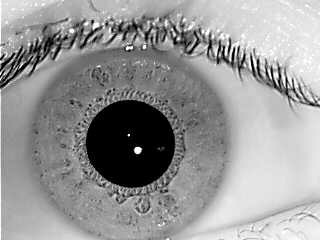
#> input picture Section5/eye.jpeg, 320 x 240 px
$ python houghCircle.py
#> lines starting #> are read from the running program, lines starting #| are printed output that depends on the picture; after the words box and inside, x2 and y2 are one past the last pixel; in counts of white or black regions, pixels touching at a corner belong together
import cv2
import numpy as np

# Read image as gray-scale
img = cv2.imread('eye.jpeg', cv2.IMREAD_COLOR)
#> img is the input picture: shape (240, 320, 3); min 0, max 255, mean 150.8
# Convert to gray-scale
gray = cv2.cvtColor(img, cv2.COLOR_BGR2GRAY)
# Blur the image to reduce noise
img_blur=cv2.bilateralFilter(gray,9,75,75)
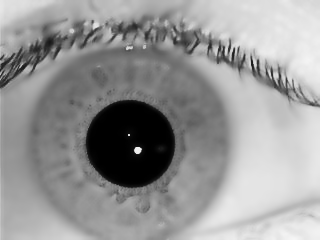
#> img_blur: shape (240, 320); min 0, max 246, mean 150.8
img_blur = cv2.medianBlur(img_blur, 5)
# Apply hough transform on the image
circles = cv2.HoughCircles(img_blur, cv2.HOUGH_GRADIENT, 1, img.shape[0]/64, param1=200, param2=10, minRadius=35, maxRadius=35)
#> circles = [[122.5, 139.5, 36.4], [135.5, 149.5, 36.4], [136.5, 138.5, 36.4]]
# Draw detected circles
if circles is not None:
    circles = np.uint16(np.around(circles))
#> circles = [[122, 140, 36], [136, 150, 36], [136, 138, 36]]
    for i in circles[0, :]:
        # Draw outer circle
        cv2.circle(img, (i[0], i[1]), i[2], (0, 255, 0), 2)
        # Draw inner circle
        cv2.circle(img, (i[0], i[1]), 2, (0, 0, 255), 3)
#> this loop made 3 passes
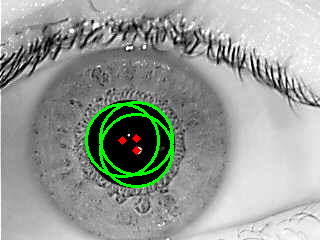
#> img: shape (240, 320, 3); 2.59% of pixels changed, all inside (x1, y1, x2, y2) = (85, 101, 174, 188)
    cv2.imshow("circle", img)
    cv2.waitKey(0)

$ run again, with Section5/face.jpeg copied over Section5/eye.jpeg
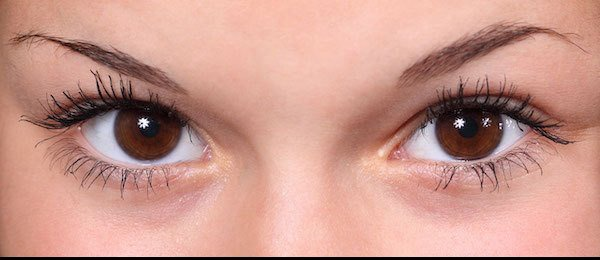
#> input picture Section5/face.jpeg, 600 x 260 px
#> img is the input picture: shape (260, 600, 3); mean B, G, R 140.6, 152, 202.4
#> `img_blur = cv2.medianBlur(img_blur, 5)`:
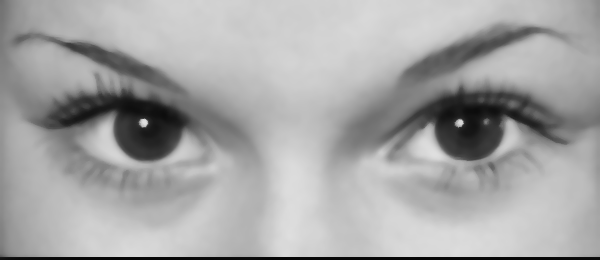
#> img_blur: shape (260, 600); min 5, max 225, mean 165.9
#> `circles = cv2.HoughCircles(img_blur, cv2.HOUGH_GRADIENT, 1, img.shape[..`: circles = [[147.5, 125.5, 36], [469.5, 125.5, 35.35]]
#> `circles = np.uint16(np.around(circles))`: circles = [[148, 126, 36], [470, 126, 35]]
#> the loop `for i in circles[0, :]:` made 2 passes
#> after the loop `for i in circles[0, :]:`:
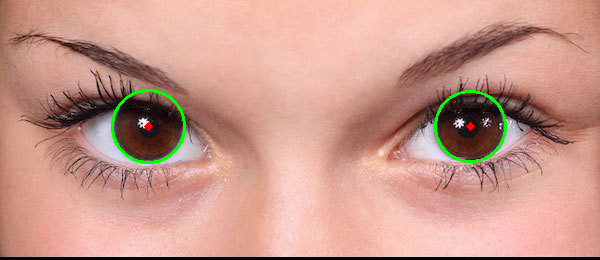
#> img: shape (260, 600, 3); 0.9% of pixels changed, all inside (x1, y1, x2, y2) = (111, 89, 507, 164)
